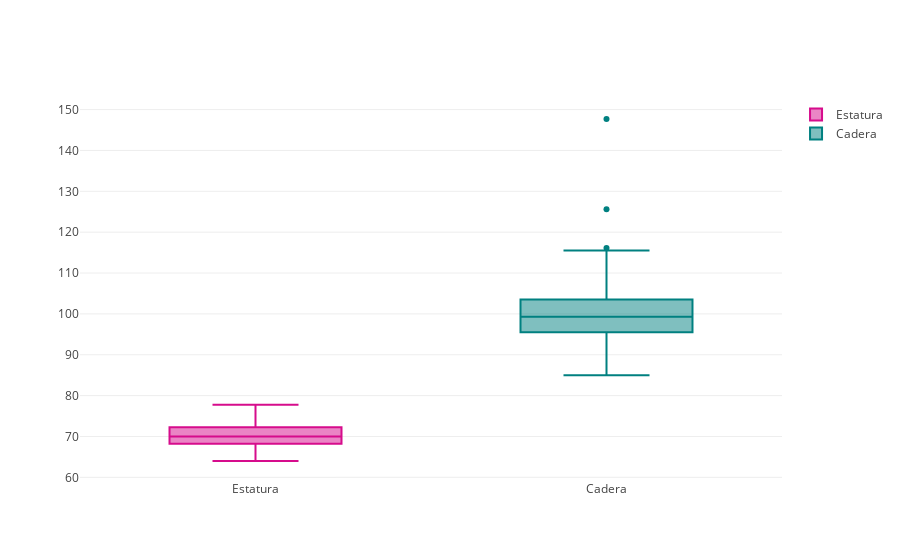

The notebook cell saved with this chart:
### Code cell
import plotly.plotly as py
import plotly.graph_objs as go
import numpy as np

y0 = datos.estatura
y1 = datos.cadera

trace0 = go.Box(
    y=y0,
    name = 'Estatura',
    marker = dict(
        color = 'rgb(214, 12, 140)',
    )
)
trace1 = go.Box(
    y=y1,
    name = 'Cadera',
    marker = dict(
        color = 'rgb(0, 128, 128)',
    )
)
data = [trace0, trace1]
iplot(data)

### Figure 1 — Plotly figure (JSON) as saved in the notebook; plotly's stock layout.template omitted (floating-point values rounded to 4 significant figures; data arrays with more than 128 entries replaced by an {"elided": "..."} marker saying what was removed)
{"data": [{"marker": {"color": "rgb(214, 12, 140)"}, "name": "Estatura", "type": "box", "uid": "3163ce6c-6c09-45a9-9976-8162643b57a1", "y": {"elided": "252 float values"}}, {"marker": {"color": "rgb(0, 128, 128)"}, "name": "Cadera", "type": "box", "uid": "b1215d42-2e1f-4223-96fb-e9bd51299569", "y": {"elided": "252 float values"}}], "layout": {}}
